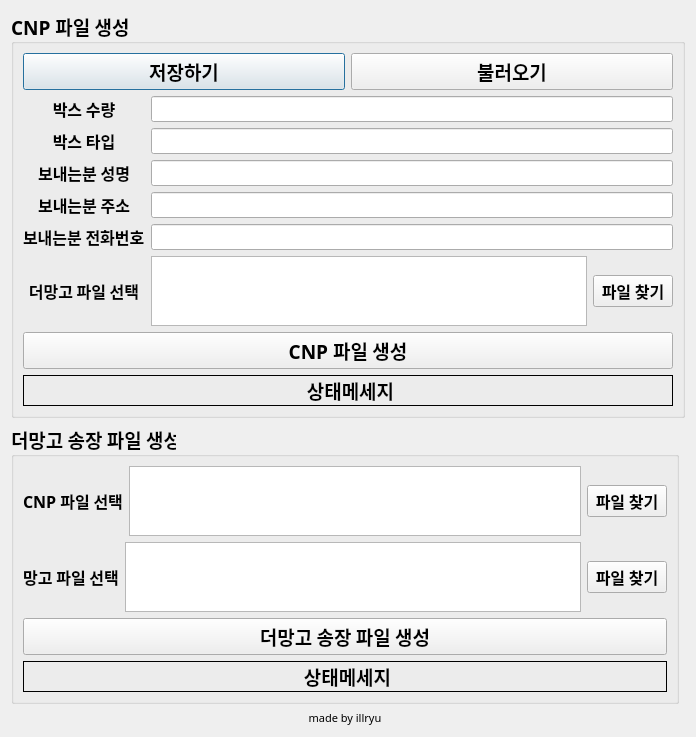
<?xml version="1.0" encoding="UTF-8"?>
<ui version="4.0">
 <class>Dialog</class>
 <widget class="QDialog" name="Dialog">
  <property name="geometry">
   <rect>
    <x>0</x>
    <y>0</y>
    <width>696</width>
    <height>694</height>
   </rect>
  </property>
  <property name="windowTitle">
   <string>Dialog</string>
  </property>
  <layout class="QGridLayout" name="gridLayout_3">
   <item row="1" column="0" colspan="2">
    <widget class="QGroupBox" name="groupBox">
     <property name="font">
      <font>
       <family>맑은 고딕</family>
       <pointsize>14</pointsize>
       <weight>75</weight>
       <bold>true</bold>
      </font>
     </property>
     <property name="focusPolicy">
      <enum>Qt::NoFocus</enum>
     </property>
     <property name="title">
      <string>CNP 파일 생성</string>
     </property>
     <layout class="QGridLayout" name="gridLayout_4">
      <property name="sizeConstraint">
       <enum>QLayout::SetDefaultConstraint</enum>
      </property>
      <item row="0" column="0">
       <layout class="QHBoxLayout" name="horizontalLayout">
        <item>
         <widget class="QPushButton" name="save_btn">
          <property name="text">
           <string>저장하기</string>
          </property>
         </widget>
        </item>
        <item>
         <widget class="QPushButton" name="load_btn">
          <property name="text">
           <string>불러오기</string>
          </property>
         </widget>
        </item>
       </layout>
      </item>
      <item row="1" column="0">
       <layout class="QGridLayout" name="gridLayout_2">
        <item row="2" column="0">
         <widget class="QLabel" name="label_10">
          <property name="font">
           <font>
            <family>맑은 고딕</family>
           </font>
          </property>
          <property name="text">
           <string>&lt;html&gt;&lt;head/&gt;&lt;body&gt;&lt;p align=&quot;center&quot;&gt;&lt;span style=&quot; font-size:12pt; font-weight:600;&quot;&gt;보내는분 성명&lt;/span&gt;&lt;/p&gt;&lt;/body&gt;&lt;/html&gt;</string>
          </property>
         </widget>
        </item>
        <item row="3" column="0">
         <widget class="QLabel" name="label_12">
          <property name="font">
           <font>
            <family>맑은 고딕</family>
           </font>
          </property>
          <property name="text">
           <string>&lt;html&gt;&lt;head/&gt;&lt;body&gt;&lt;p align=&quot;center&quot;&gt;&lt;span style=&quot; font-size:12pt; font-weight:600;&quot;&gt;보내는분 주소&lt;/span&gt;&lt;/p&gt;&lt;/body&gt;&lt;/html&gt;</string>
          </property>
         </widget>
        </item>
        <item row="1" column="2">
         <widget class="QLineEdit" name="box_type_edit">
          <property name="font">
           <font>
            <pointsize>10</pointsize>
           </font>
          </property>
         </widget>
        </item>
        <item row="0" column="0">
         <widget class="QLabel" name="label_5">
          <property name="font">
           <font>
            <family>맑은 고딕</family>
           </font>
          </property>
          <property name="text">
           <string>&lt;html&gt;&lt;head/&gt;&lt;body&gt;&lt;p align=&quot;center&quot;&gt;&lt;span style=&quot; font-size:12pt; font-weight:600;&quot;&gt;박스 수량&lt;/span&gt;&lt;/p&gt;&lt;/body&gt;&lt;/html&gt;</string>
          </property>
         </widget>
        </item>
        <item row="0" column="2">
         <widget class="QLineEdit" name="box_amount_edit">
          <property name="font">
           <font>
            <pointsize>10</pointsize>
           </font>
          </property>
         </widget>
        </item>
        <item row="2" column="2">
         <widget class="QLineEdit" name="sender_name_edit">
          <property name="font">
           <font>
            <pointsize>10</pointsize>
           </font>
          </property>
         </widget>
        </item>
        <item row="3" column="2">
         <widget class="QLineEdit" name="sender_address_edit">
          <property name="font">
           <font>
            <pointsize>10</pointsize>
           </font>
          </property>
         </widget>
        </item>
        <item row="1" column="0">
         <widget class="QLabel" name="label_4">
          <property name="font">
           <font>
            <family>맑은 고딕</family>
           </font>
          </property>
          <property name="text">
           <string>&lt;html&gt;&lt;head/&gt;&lt;body&gt;&lt;p align=&quot;center&quot;&gt;&lt;span style=&quot; font-size:12pt; font-weight:600;&quot;&gt;박스 타입&lt;/span&gt;&lt;/p&gt;&lt;/body&gt;&lt;/html&gt;</string>
          </property>
         </widget>
        </item>
        <item row="5" column="2">
         <layout class="QHBoxLayout" name="horizontalLayout_2">
          <item>
           <widget class="QTextBrowser" name="mango_xls_box">
            <property name="font">
             <font>
              <pointsize>9</pointsize>
             </font>
            </property>
           </widget>
          </item>
          <item>
           <widget class="QPushButton" name="search_mango_xls_btn">
            <property name="font">
             <font>
              <family>맑은 고딕</family>
              <pointsize>12</pointsize>
              <weight>75</weight>
              <bold>true</bold>
             </font>
            </property>
            <property name="text">
             <string>파일 찾기</string>
            </property>
           </widget>
          </item>
         </layout>
        </item>
        <item row="4" column="0">
         <widget class="QLabel" name="label_11">
          <property name="font">
           <font>
            <family>맑은 고딕</family>
           </font>
          </property>
          <property name="text">
           <string>&lt;html&gt;&lt;head/&gt;&lt;body&gt;&lt;p&gt;&lt;span style=&quot; font-size:12pt; font-weight:600;&quot;&gt;보내는분 전화번호&lt;/span&gt;&lt;/p&gt;&lt;/body&gt;&lt;/html&gt;</string>
          </property>
         </widget>
        </item>
        <item row="5" column="0">
         <widget class="QLabel" name="label_13">
          <property name="font">
           <font>
            <family>맑은 고딕</family>
            <pointsize>12</pointsize>
            <weight>75</weight>
            <bold>true</bold>
           </font>
          </property>
          <property name="text">
           <string>&lt;html&gt;&lt;head/&gt;&lt;body&gt;&lt;p&gt;더망고 파일 선택&lt;/p&gt;&lt;/body&gt;&lt;/html&gt;</string>
          </property>
          <property name="alignment">
           <set>Qt::AlignCenter</set>
          </property>
         </widget>
        </item>
        <item row="4" column="2">
         <widget class="QLineEdit" name="sender_phone_edit">
          <property name="font">
           <font>
            <pointsize>10</pointsize>
           </font>
          </property>
         </widget>
        </item>
       </layout>
      </item>
      <item row="2" column="0">
       <layout class="QVBoxLayout" name="verticalLayout">
        <item>
         <widget class="QPushButton" name="make_CNPfile_btn">
          <property name="font">
           <font>
            <family>맑은 고딕</family>
           </font>
          </property>
          <property name="text">
           <string>CNP 파일 생성</string>
          </property>
         </widget>
        </item>
        <item>
         <widget class="QLabel" name="status_label">
          <property name="font">
           <font>
            <family>맑은 고딕</family>
           </font>
          </property>
          <property name="frameShape">
           <enum>QFrame::Box</enum>
          </property>
          <property name="text">
           <string>&lt;html&gt;&lt;head/&gt;&lt;body&gt;&lt;p align=&quot;center&quot;&gt;상태메세지&lt;/p&gt;&lt;/body&gt;&lt;/html&gt;</string>
          </property>
         </widget>
        </item>
       </layout>
      </item>
     </layout>
    </widget>
   </item>
   <item row="3" column="0">
    <widget class="QGroupBox" name="groupBox_2">
     <property name="font">
      <font>
       <family>맑은 고딕</family>
       <pointsize>14</pointsize>
       <weight>75</weight>
       <bold>true</bold>
      </font>
     </property>
     <property name="title">
      <string>더망고 송장 파일 생성</string>
     </property>
     <layout class="QGridLayout" name="gridLayout">
      <item row="0" column="0">
       <layout class="QVBoxLayout" name="verticalLayout_2">
        <item>
         <layout class="QHBoxLayout" name="horizontalLayout_3">
          <item>
           <widget class="QLabel" name="label_18">
            <property name="font">
             <font>
              <family>맑은 고딕</family>
              <pointsize>12</pointsize>
              <weight>75</weight>
              <bold>true</bold>
             </font>
            </property>
            <property name="frameShape">
             <enum>QFrame::NoFrame</enum>
            </property>
            <property name="text">
             <string>&lt;html&gt;&lt;head/&gt;&lt;body&gt;&lt;p&gt; CNP 파일 선택&lt;/p&gt;&lt;/body&gt;&lt;/html&gt;</string>
            </property>
            <property name="alignment">
             <set>Qt::AlignCenter</set>
            </property>
           </widget>
          </item>
          <item>
           <widget class="QTextBrowser" name="CNP_xls_box">
            <property name="font">
             <font>
              <pointsize>9</pointsize>
             </font>
            </property>
           </widget>
          </item>
          <item>
           <widget class="QPushButton" name="search_CNP_xls_btn">
            <property name="font">
             <font>
              <family>맑은 고딕</family>
              <pointsize>12</pointsize>
              <weight>75</weight>
              <bold>true</bold>
             </font>
            </property>
            <property name="text">
             <string>파일 찾기</string>
            </property>
           </widget>
          </item>
         </layout>
        </item>
        <item>
         <layout class="QHBoxLayout" name="horizontalLayout_5">
          <item>
           <widget class="QLabel" name="label_20">
            <property name="font">
             <font>
              <family>맑은 고딕</family>
              <pointsize>12</pointsize>
              <weight>75</weight>
              <bold>true</bold>
             </font>
            </property>
            <property name="frameShape">
             <enum>QFrame::NoFrame</enum>
            </property>
            <property name="text">
             <string>&lt;html&gt;&lt;head/&gt;&lt;body&gt;&lt;p&gt;망고 파일 선택&lt;/p&gt;&lt;/body&gt;&lt;/html&gt;</string>
            </property>
            <property name="alignment">
             <set>Qt::AlignCenter</set>
            </property>
           </widget>
          </item>
          <item>
           <widget class="QTextBrowser" name="mango_xlsx_box">
            <property name="font">
             <font>
              <pointsize>9</pointsize>
             </font>
            </property>
           </widget>
          </item>
          <item>
           <widget class="QPushButton" name="search_mango_xlsx_btn">
            <property name="font">
             <font>
              <family>맑은 고딕</family>
              <pointsize>12</pointsize>
              <weight>75</weight>
              <bold>true</bold>
             </font>
            </property>
            <property name="text">
             <string>파일 찾기</string>
            </property>
           </widget>
          </item>
         </layout>
        </item>
        <item>
         <widget class="QPushButton" name="make_mangofile_btn">
          <property name="text">
           <string>더망고 송장 파일 생성</string>
          </property>
         </widget>
        </item>
        <item>
         <widget class="QLabel" name="status_label2">
          <property name="font">
           <font>
            <family>맑은 고딕</family>
           </font>
          </property>
          <property name="frameShape">
           <enum>QFrame::Box</enum>
          </property>
          <property name="text">
           <string>&lt;html&gt;&lt;head/&gt;&lt;body&gt;&lt;p align=&quot;center&quot;&gt;상태메세지&lt;/p&gt;&lt;/body&gt;&lt;/html&gt;</string>
          </property>
         </widget>
        </item>
       </layout>
      </item>
     </layout>
    </widget>
   </item>
   <item row="4" column="0">
    <widget class="QLabel" name="label">
     <property name="font">
      <font>
       <family>맑은 고딕</family>
       <pointsize>8</pointsize>
       <weight>50</weight>
       <bold>false</bold>
      </font>
     </property>
     <property name="text">
      <string>made by illryu</string>
     </property>
     <property name="alignment">
      <set>Qt::AlignCenter</set>
     </property>
    </widget>
   </item>
  </layout>
 </widget>
 <resources/>
 <connections/>
</ui>
